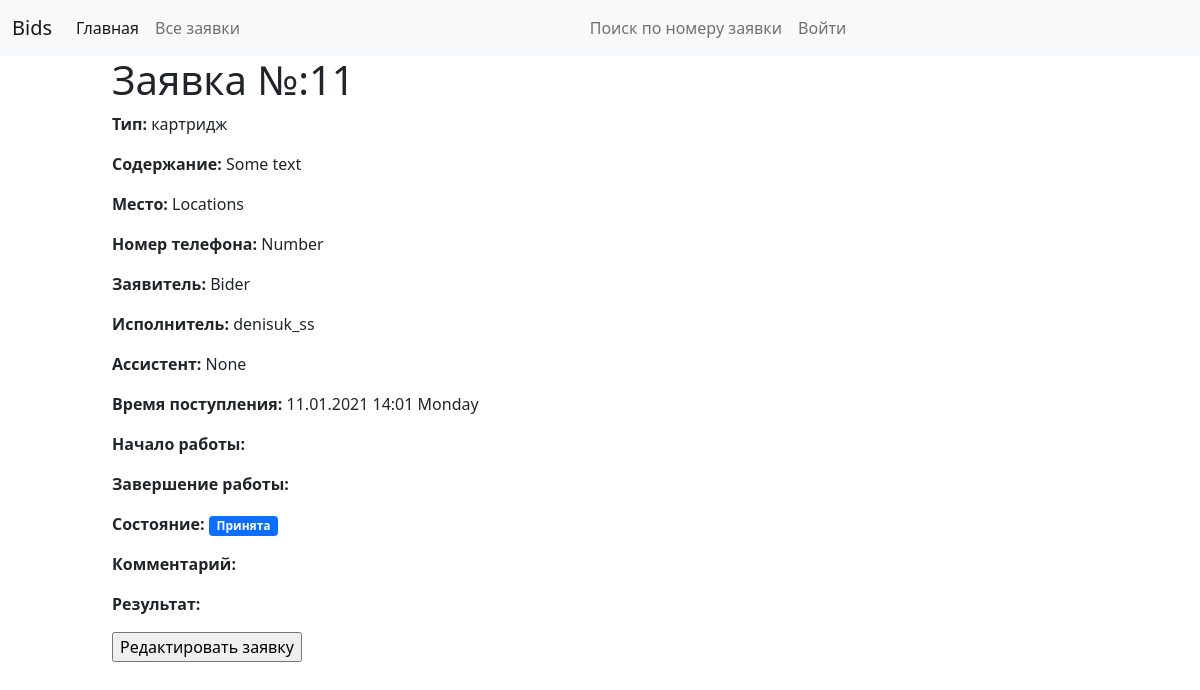
The app's page /system/bid/11, older data.
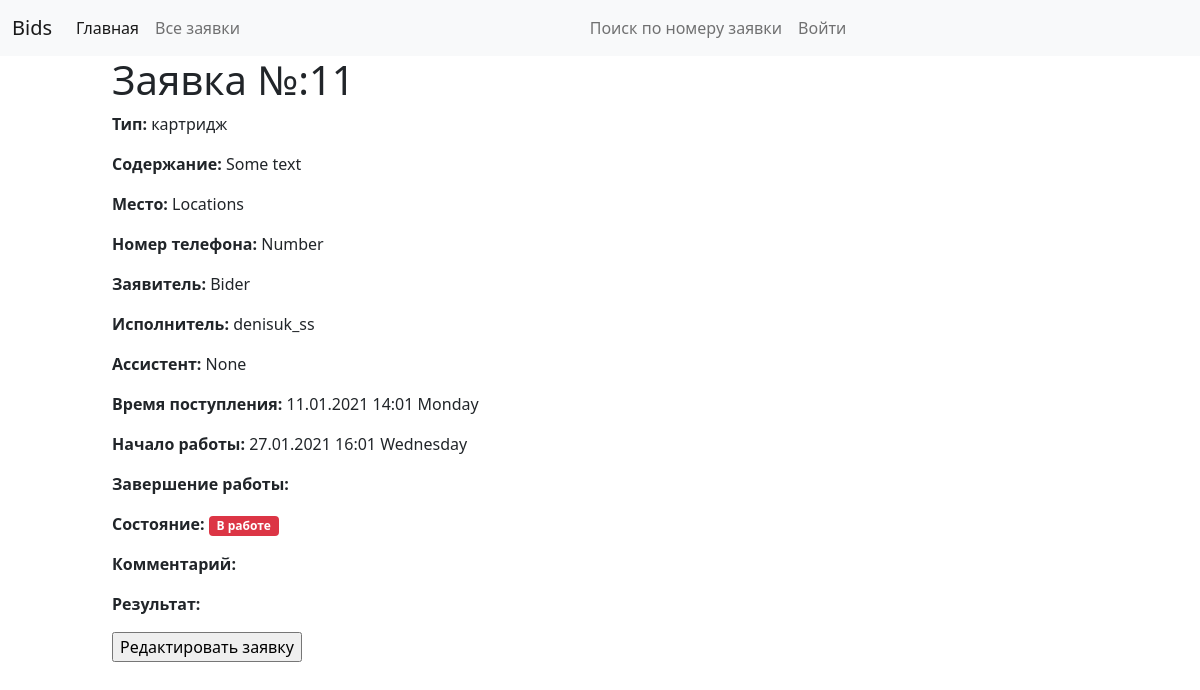
The same page, newer data.
### system/models.py (models this page shows, shortened)
class Bid(models.Model):
    text = models.TextField(max_length=1000, help_text="Enter a brief description of the bid", verbose_name="Текст заявки")
    TYPE_OF_BID = (
        ('h', 'железо'),
        ('c', 'картридж'),
        ('pr', 'принтер'),
        ('w', 'сеть'),
        ('t', 'телефон'),
        ('v', 'вирусы'),
        ('s', 'софт'),
        ('pa', 'Парус'),
    )
    type_bid = models.CharField(max_length=2, choices=TYPE_OF_BID, blank=True, default='h', verbose_name="Тип заявки")
    location = models.CharField(max_length=200, default='Кабинет', verbose_name="Кабинет")
    telephone_num = models.CharField(max_length=200, default='Телефон', verbose_name="Телефон")
    bider = models.CharField(max_length=200, default='', verbose_name="Заявитель")
    maker = models.ForeignKey(User, on_delete=models.SET_NULL, null=True, verbose_name="Исполнитель")
    helper = models.CharField(max_length=200, null=True, verbose_name="Помощник")
    time_creation = models.DateTimeField(null=True, verbose_name="Дата создания заявки")
    time_start = models.DateTimeField(null=True, verbose_name="Дата начала работы")
    time_done = models.DateTimeField(null=True, verbose_name="Дата завершения работы")
    STATUS = (
        ('a', 'принята'),
        ('w', 'в работе'),
        ('f', 'выполнена'),
    )
    status = models.CharField(max_length=1, choices=STATUS, default='a', verbose_name="Статус заявки")
    comment = models.CharField(max_length=200, default='', verbose_name="Комментарий")
    result = models.CharField(max_length=300, default='', verbose_name="Результат работы")
    class Meta:
        verbose_name_plural = "Заявки"
        verbose_name = "Заявка"

### system/views.py (the view)
# urls.py: path('bid/<int:pk>', views.BidDetailView.as_view(), name='bid-detail'),
class BidDetailView(generic.DetailView):
    model = Bid

### system/templates/system/bid_detail.html (shortened to what this page needs)
{% extends "base_generic.html" %}
{% block content %}
  <h1>Заявка №:{{ bid.id }}</h1>
  <p><strong>Тип:</strong>
      {{ bid.get_type_bid_display }}
      {% if bid.type_bid == "h" %}{% load django_bootstrap_icons %}<i class="bi bi-tools"></i>
      {% endif %}
      {% if bid.type_bid == "c" %}{% load django_bootstrap_icons %}{% bs_icon 'palette' %}
      {% endif %}
      {% if bid.type_bid == "pr" %}{% load django_bootstrap_icons %}{% bs_icon 'printer' %}
      {% endif %}
      {% if bid.type_bid == "w" %}{% load django_bootstrap_icons %}{% bs_icon 'globe' %}
      {% endif %}
      {% if bid.type_bid == "t" %}{% load django_bootstrap_icons %}<i class="bi bi-telephone-inbound-fill"></i>
      {% endif %}
      {% if bid.type_bid == "v" %}{% load django_bootstrap_icons %}<i class="bi bi-exclamation-triangle"></i>
      {% endif %}
      {% if bid.type_bid == "s" %}{% load django_bootstrap_icons %}{% bs_icon 'alarm' %}
      {% endif %}
      {% if bid.type_bid == "pa" %}{% load django_bootstrap_icons %}{% bs_icon 'alarm' %}
      {% endif %}
  </p>
  <p><strong>Содержание:</strong> {{ bid.text }}</p>
  <p><strong>Место:</strong> {{ bid.location }}</p>
  <p><strong>Номер телефона:</strong> {{ bid.telephone_num }}</p>
  <p><strong>Заявитель:</strong> {{ bid.bider }}</p>
  <p><strong>Исполнитель:</strong> {{ bid.maker }}</p>
  <p><strong>Ассистент:</strong> {{ bid.helper }}</p>
  <p><strong>Время поступления:</strong> {{ bid.time_creation|date:" d.m.Y  H:m l " }}</p>
  <p><strong>Начало работы:</strong> {{ bid.time_start|date:"d.m.Y H:m l" }}</p>
  <p><strong>Завершение работы:</strong> {{ bid.time_done|date:"d.m.Y  H:m  l" }}</p>
  <p><strong>Состояние:</strong>
  {% if bid.status == "a" %}<span class="badge bg-primary">Принята</span>
           {% endif %}
           {% if bid.status == "w" %}<span class="badge bg-danger">В работе</span>
           {% endif %}
  </p>
  <p><strong>Комментарий:</strong> {{ bid.comment }}</p>
  <p><strong>Результат:</strong> {{ bid.result }}</p>
<div class="submit-row">
  <input type="button" value="Редактировать заявку" onClick="location.href='{% url "bid-update" bid.pk %}'">
</div>
{% endblock %}

Row changes from the older to the newer data that the page shows:
changed Bid "картридж": time_start (not shown) → "27.01.2021 16:01 Wednesday"; status "a" → "w" (drawn)
Text that changed along with them:
text no longer shown: "Принята"
text now shown: "В работе"
